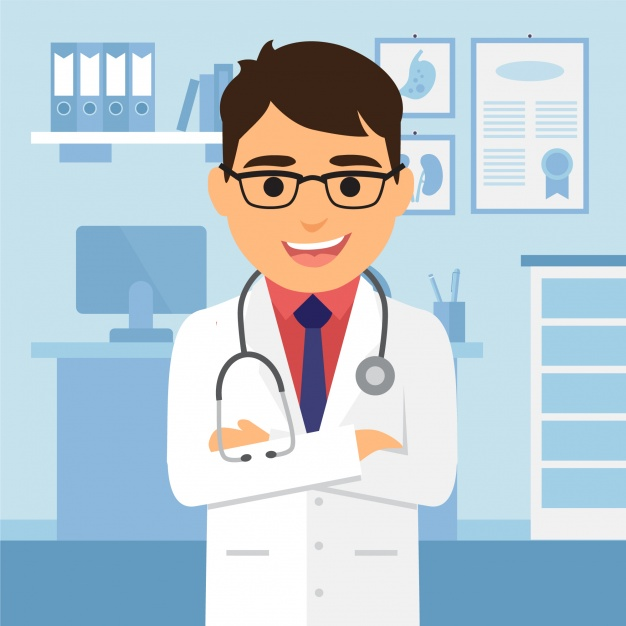
#> input picture Hospital-Management-System-MERN-Stack-master/client/src/assets/doctor_2.jpg, 626 x 626 px, given in place of the camera
$ python add_faces.py ../Hospital-Management-System-MERN-Stack-master/client/src/assets/doctor_2.jpg
#> lines starting #> are read from the running program, lines starting #| are printed output that depends on the picture
import cv2
import pickle
import numpy as np
import os
import sys

video = cv2.VideoCapture(0)
facedetect = cv2.CascadeClassifier('data/haarcascade_frontalface_default.xml')

faces_data = []
i = 0

# Get the username from the command-line argument
name = sys.argv[1]

while True:
    ret, frame = video.read()
#> frame is the input picture: shape (626, 626, 3); mean B, G, R 211.8, 202.1, 185.8
    gray = cv2.cvtColor(frame, cv2.COLOR_BGR2GRAY)
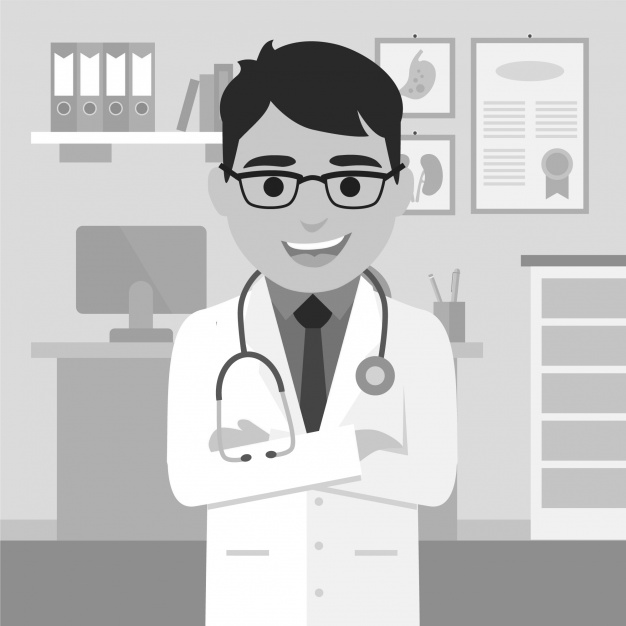
#> gray: shape (626, 626); min 25, max 255, mean 198.3
    faces = facedetect.detectMultiScale(gray, 1.3, 5)
#> faces = ()
    for (x, y, w, h) in faces:
        crop_img = frame[y:y + h, x:x + w, :]
        resized_img = cv2.resize(crop_img, (50, 50))
        if len(faces_data) <= 100 and i % 10 == 0:
            faces_data.append(resized_img)
        i += 1
        cv2.putText(frame, str(len(faces_data)), (50, 50), cv2.FONT_HERSHEY_COMPLEX, 1, (50, 50, 255), 1)
        cv2.rectangle(frame, (x, y), (x + w, y + h), (50, 50, 255), 1)
#> this loop made 0 passes
#> after the loop, faces_data = []; i = 0
    cv2.imshow("Frame", frame)
    k = cv2.waitKey(1)
#> (key q is pressed here)
    if k == ord('q') or len(faces_data) == 100:
        break

video.release()
cv2.destroyAllWindows()

faces_data = np.asarray(faces_data)
#> faces_data = empty array
faces_data = faces_data.reshape(100, -1)

if 'names.pkl' not in os.listdir('data/'):
    names = [name] * 100
    with open('data/names.pkl', 'wb') as f:
        pickle.dump(names, f)
else:
    with open('data/names.pkl', 'rb') as f:
#> (reads Face recognition/data/names.pkl from the repository)
        names = pickle.load(f)
    names = names + [name] * 100
    with open('data/names.pkl', 'wb') as f:
        pickle.dump(names, f)

if 'faces_data.pkl' not in os.listdir('data/'):
    with open('data/faces_data.pkl', 'wb') as f:
        pickle.dump(faces_data, f)
else:
    with open('data/faces_data.pkl', 'rb') as f:
#> (reads Face recognition/data/faces_data.pkl from the repository)
        faces = pickle.load(f)
#> (the run stopped early here; a loop or call above may not have finished)
